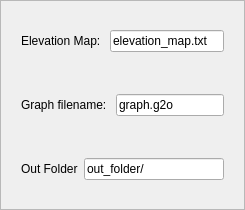
     <widget class="QFrame" name="frame_4">
      <property name="sizePolicy">
       <sizepolicy hsizetype="Preferred" vsizetype="Fixed">
        <horstretch>0</horstretch>
        <verstretch>0</verstretch>
       </sizepolicy>
      </property>
      <property name="minimumSize">
       <size>
        <width>0</width>
        <height>210</height>
       </size>
      </property>
      <property name="baseSize">
       <size>
        <width>0</width>
        <height>158</height>
       </size>
      </property>
      <property name="frameShape">
       <enum>QFrame::StyledPanel</enum>
      </property>
      <property name="frameShadow">
       <enum>QFrame::Raised</enum>
      </property>
      <layout class="QVBoxLayout" name="verticalLayout_3">
       <item>
        <widget class="QWidget" name="widget_10" native="true">
         <property name="sizePolicy">
          <sizepolicy hsizetype="Minimum" vsizetype="Ignored">
           <horstretch>0</horstretch>
           <verstretch>0</verstretch>
          </sizepolicy>
         </property>
         <property name="minimumSize">
          <size>
           <width>0</width>
           <height>0</height>
          </size>
         </property>
         <property name="autoFillBackground">
          <bool>false</bool>
         </property>
         <layout class="QGridLayout" name="gridLayout_20">
          <item row="0" column="2">
           <widget class="QLineEdit" name="elevationmapFileLineEdit">
            <property name="enabled">
             <bool>true</bool>
            </property>
            <property name="text">
             <string>elevation_map.txt</string>
            </property>
            <property name="frame">
             <bool>true</bool>
            </property>
            <property name="echoMode">
             <enum>QLineEdit::Normal</enum>
            </property>
            <property name="dragEnabled">
             <bool>false</bool>
            </property>
            <property name="readOnly">
             <bool>false</bool>
            </property>
            <property name="clearButtonEnabled">
             <bool>false</bool>
            </property>
           </widget>
          </item>
          <item row="0" column="1">
           <widget class="QLabel" name="label_5">
            <property name="text">
             <string>Elevation Map: </string>
            </property>
           </widget>
          </item>
         </layout>
        </widget>
       </item>
       <item>
        <widget class="QWidget" name="widget_9" native="true">
         <property name="sizePolicy">
          <sizepolicy hsizetype="Minimum" vsizetype="Ignored">
           <horstretch>0</horstretch>
           <verstretch>0</verstretch>
          </sizepolicy>
         </property>
         <property name="autoFillBackground">
          <bool>false</bool>
         </property>
         <layout class="QGridLayout" name="gridLayout_3">
          <item row="0" column="2">
           <widget class="QLineEdit" name="graphFileLineEdit">
            <property name="enabled">
             <bool>true</bool>
            </property>
            <property name="text">
             <string>graph.g2o</string>
            </property>
            <property name="frame">
             <bool>true</bool>
            </property>
            <property name="echoMode">
             <enum>QLineEdit::Normal</enum>
            </property>
            <property name="dragEnabled">
             <bool>false</bool>
            </property>
            <property name="readOnly">
             <bool>false</bool>
            </property>
            <property name="clearButtonEnabled">
             <bool>false</bool>
            </property>
           </widget>
          </item>
          <item row="0" column="1">
           <widget class="QLabel" name="label_3">
            <property name="text">
             <string>Graph filename: </string>
            </property>
           </widget>
          </item>
         </layout>
        </widget>
       </item>
       <item>
        <widget class="QWidget" name="widget_2" native="true">
         <layout class="QHBoxLayout" name="horizontalLayout_4">
          <item>
           <widget class="QLabel" name="label_12">
            <property name="text">
             <string>Out Folder</string>
            </property>
           </widget>
          </item>
          <item>
           <widget class="QLineEdit" name="outFolder_LineEdit">
            <property name="text">
             <string>out_folder/</string>
            </property>
           </widget>
          </item>
         </layout>
        </widget>
       </item>
      </layout>
     </widget>
